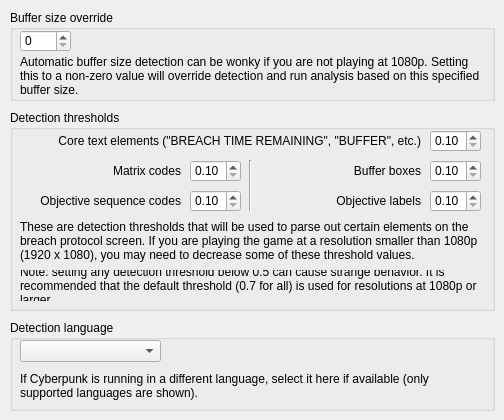
   <widget class="QWidget" name="detectionTab">
    <attribute name="title">
     <string>Detection</string>
    </attribute>
    <widget class="QGroupBox" name="groupBox_4">
     <property name="geometry">
      <rect>
       <x>10</x>
       <y>10</y>
       <width>485</width>
       <height>91</height>
      </rect>
     </property>
     <property name="title">
      <string>Buffer size override</string>
     </property>
     <widget class="QSpinBox" name="bufferSizeOverrideSpinBox">
      <property name="geometry">
       <rect>
        <x>10</x>
        <y>20</y>
        <width>51</width>
        <height>22</height>
       </rect>
      </property>
      <property name="maximum">
       <number>10</number>
      </property>
     </widget>
     <widget class="QLabel" name="label_3">
      <property name="geometry">
       <rect>
        <x>10</x>
        <y>40</y>
        <width>461</width>
        <height>51</height>
       </rect>
      </property>
      <property name="text">
       <string>Automatic buffer size detection can be wonky if you are not playing at 1080p. Setting this to a non-zero value will override detection and run analysis based on this specified buffer size.</string>
      </property>
      <property name="wordWrap">
       <bool>true</bool>
      </property>
     </widget>
    </widget>
    <widget class="QGroupBox" name="groupBox_6">
     <property name="geometry">
      <rect>
       <x>10</x>
       <y>110</y>
       <width>485</width>
       <height>201</height>
      </rect>
     </property>
     <property name="title">
      <string>Detection thresholds</string>
     </property>
     <widget class="QDoubleSpinBox" name="coreTextSpinBox">
      <property name="geometry">
       <rect>
        <x>420</x>
        <y>20</y>
        <width>51</width>
        <height>22</height>
       </rect>
      </property>
      <property name="minimum">
       <double>0.100000000000000</double>
      </property>
      <property name="maximum">
       <double>0.990000000000000</double>
      </property>
      <property name="singleStep">
       <double>0.100000000000000</double>
      </property>
     </widget>
     <widget class="QLabel" name="label_5">
      <property name="geometry">
       <rect>
        <x>10</x>
        <y>20</y>
        <width>401</width>
        <height>21</height>
       </rect>
      </property>
      <property name="text">
       <string>Core text elements (&quot;BREACH TIME REMAINING&quot;, &quot;BUFFER&quot;, etc.)</string>
      </property>
      <property name="alignment">
       <set>Qt::AlignRight|Qt::AlignTrailing|Qt::AlignVCenter</set>
      </property>
     </widget>
     <widget class="QLabel" name="label_6">
      <property name="geometry">
       <rect>
        <x>250</x>
        <y>50</y>
        <width>161</width>
        <height>21</height>
       </rect>
      </property>
      <property name="text">
       <string>Buffer boxes</string>
      </property>
      <property name="alignment">
       <set>Qt::AlignRight|Qt::AlignTrailing|Qt::AlignVCenter</set>
      </property>
     </widget>
     <widget class="QDoubleSpinBox" name="bufferBoxesSpinBox">
      <property name="geometry">
       <rect>
        <x>420</x>
        <y>50</y>
        <width>51</width>
        <height>22</height>
       </rect>
      </property>
      <property name="minimum">
       <double>0.100000000000000</double>
      </property>
      <property name="maximum">
       <double>0.990000000000000</double>
      </property>
      <property name="singleStep">
       <double>0.100000000000000</double>
      </property>
     </widget>
     <widget class="QDoubleSpinBox" name="matrixCodesSpinBox">
      <property name="geometry">
       <rect>
        <x>180</x>
        <y>50</y>
        <width>51</width>
        <height>22</height>
       </rect>
      </property>
      <property name="minimum">
       <double>0.100000000000000</double>
      </property>
      <property name="maximum">
       <double>0.990000000000000</double>
      </property>
      <property name="singleStep">
       <double>0.100000000000000</double>
      </property>
     </widget>
     <widget class="QLabel" name="label_7">
      <property name="geometry">
       <rect>
        <x>10</x>
        <y>50</y>
        <width>161</width>
        <height>21</height>
       </rect>
      </property>
      <property name="text">
       <string>Matrix codes</string>
      </property>
      <property name="alignment">
       <set>Qt::AlignRight|Qt::AlignTrailing|Qt::AlignVCenter</set>
      </property>
     </widget>
     <widget class="Line" name="line">
      <property name="geometry">
       <rect>
        <x>230</x>
        <y>50</y>
        <width>21</width>
        <height>51</height>
       </rect>
      </property>
      <property name="orientation">
       <enum>Qt::Vertical</enum>
      </property>
     </widget>
     <widget class="QDoubleSpinBox" name="daemonSequenceSpinBox">
      <property name="geometry">
       <rect>
        <x>180</x>
        <y>80</y>
        <width>51</width>
        <height>22</height>
       </rect>
      </property>
      <property name="minimum">
       <double>0.100000000000000</double>
      </property>
      <property name="maximum">
       <double>0.990000000000000</double>
      </property>
      <property name="singleStep">
       <double>0.100000000000000</double>
      </property>
     </widget>
     <widget class="QDoubleSpinBox" name="daemonNamesSpinBox">
      <property name="geometry">
       <rect>
        <x>420</x>
        <y>80</y>
        <width>51</width>
        <height>22</height>
       </rect>
      </property>
      <property name="minimum">
       <double>0.100000000000000</double>
      </property>
      <property name="maximum">
       <double>0.990000000000000</double>
      </property>
      <property name="singleStep">
       <double>0.100000000000000</double>
      </property>
     </widget>
     <widget class="QLabel" name="label_8">
      <property name="geometry">
       <rect>
        <x>10</x>
        <y>80</y>
        <width>161</width>
        <height>21</height>
       </rect>
      </property>
      <property name="text">
       <string>Objective sequence codes</string>
      </property>
      <property name="alignment">
       <set>Qt::AlignRight|Qt::AlignTrailing|Qt::AlignVCenter</set>
      </property>
     </widget>
     <widget class="QLabel" name="label_9">
      <property name="geometry">
       <rect>
        <x>250</x>
        <y>80</y>
        <width>161</width>
        <height>21</height>
       </rect>
      </property>
      <property name="text">
       <string>Objective labels</string>
      </property>
      <property name="alignment">
       <set>Qt::AlignRight|Qt::AlignTrailing|Qt::AlignVCenter</set>
      </property>
     </widget>
     <widget class="QLabel" name="label_10">
      <property name="geometry">
       <rect>
        <x>10</x>
        <y>100</y>
        <width>461</width>
        <height>61</height>
       </rect>
      </property>
      <property name="text">
       <string>These are detection thresholds that will be used to parse out certain elements on the breach protocol screen. If you are playing the game at a resolution smaller than 1080p (1920 x 1080), you may need to decrease some of these threshold values.</string>
      </property>
      <property name="wordWrap">
       <bool>true</bool>
      </property>
     </widget>
     <widget class="QLabel" name="label_19">
      <property name="geometry">
       <rect>
        <x>10</x>
        <y>160</y>
        <width>461</width>
        <height>31</height>
       </rect>
      </property>
      <property name="text">
       <string>Note: setting any detection threshold below 0.5 can cause strange behavior. It is recommended that the default threshold (0.7 for all) is used for resolutions at 1080p or larger.</string>
      </property>
      <property name="wordWrap">
       <bool>true</bool>
      </property>
     </widget>
    </widget>
    <widget class="QGroupBox" name="groupBox_8">
     <property name="geometry">
      <rect>
       <x>10</x>
       <y>320</y>
       <width>485</width>
       <height>91</height>
      </rect>
     </property>
     <property name="title">
      <string>Detection language</string>
     </property>
     <widget class="QComboBox" name="detectionLanguageComboBox">
      <property name="geometry">
       <rect>
        <x>10</x>
        <y>20</y>
        <width>141</width>
        <height>22</height>
       </rect>
      </property>
     </widget>
     <widget class="QLabel" name="label_13">
      <property name="geometry">
       <rect>
        <x>10</x>
        <y>50</y>
        <width>461</width>
        <height>31</height>
       </rect>
      </property>
      <property name="text">
       <string>If Cyberpunk is running in a different language, select it here if available (only supported languages are shown).</string>
      </property>
      <property name="wordWrap">
       <bool>true</bool>
      </property>
     </widget>
    </widget>
   </widget>
